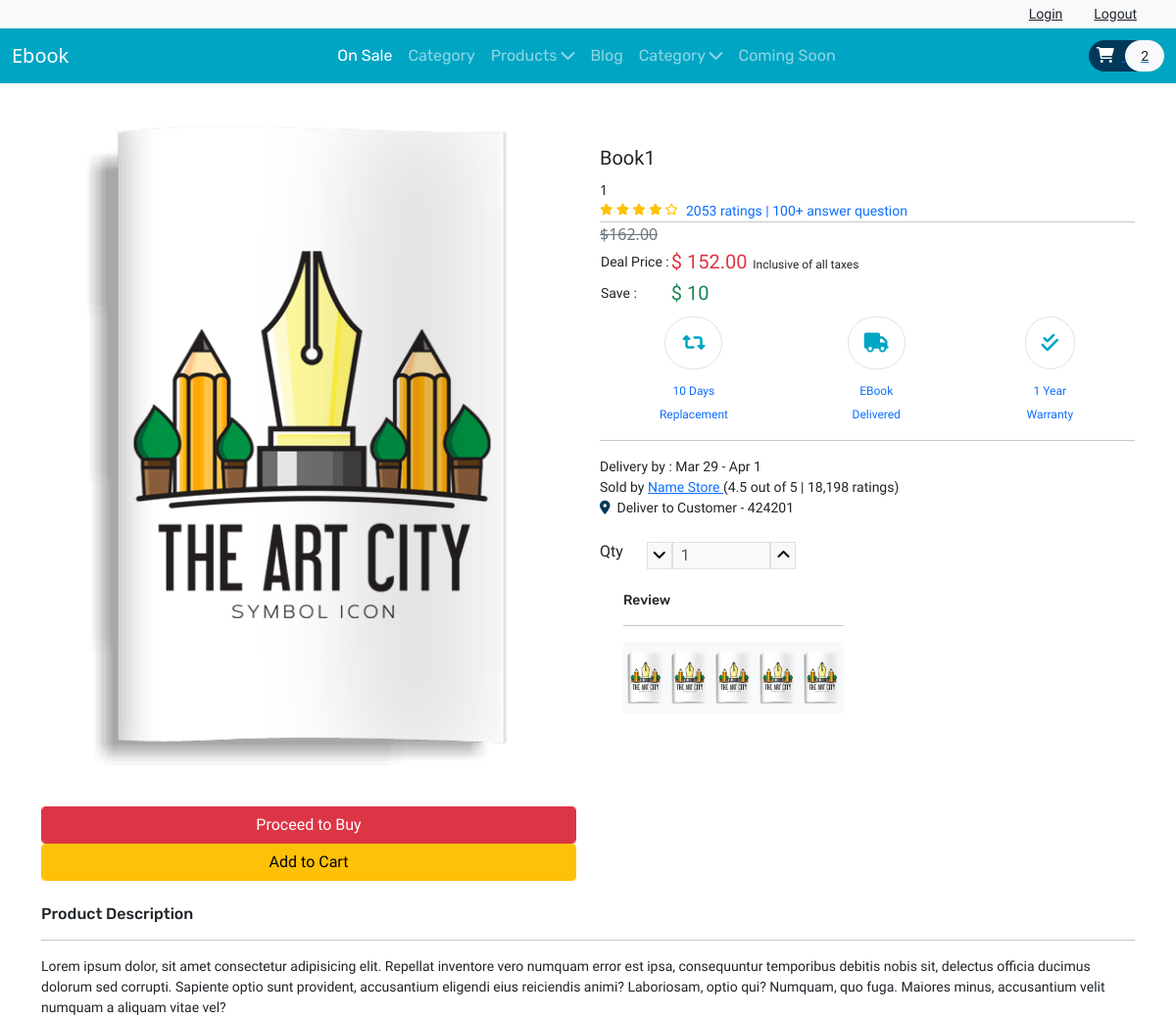
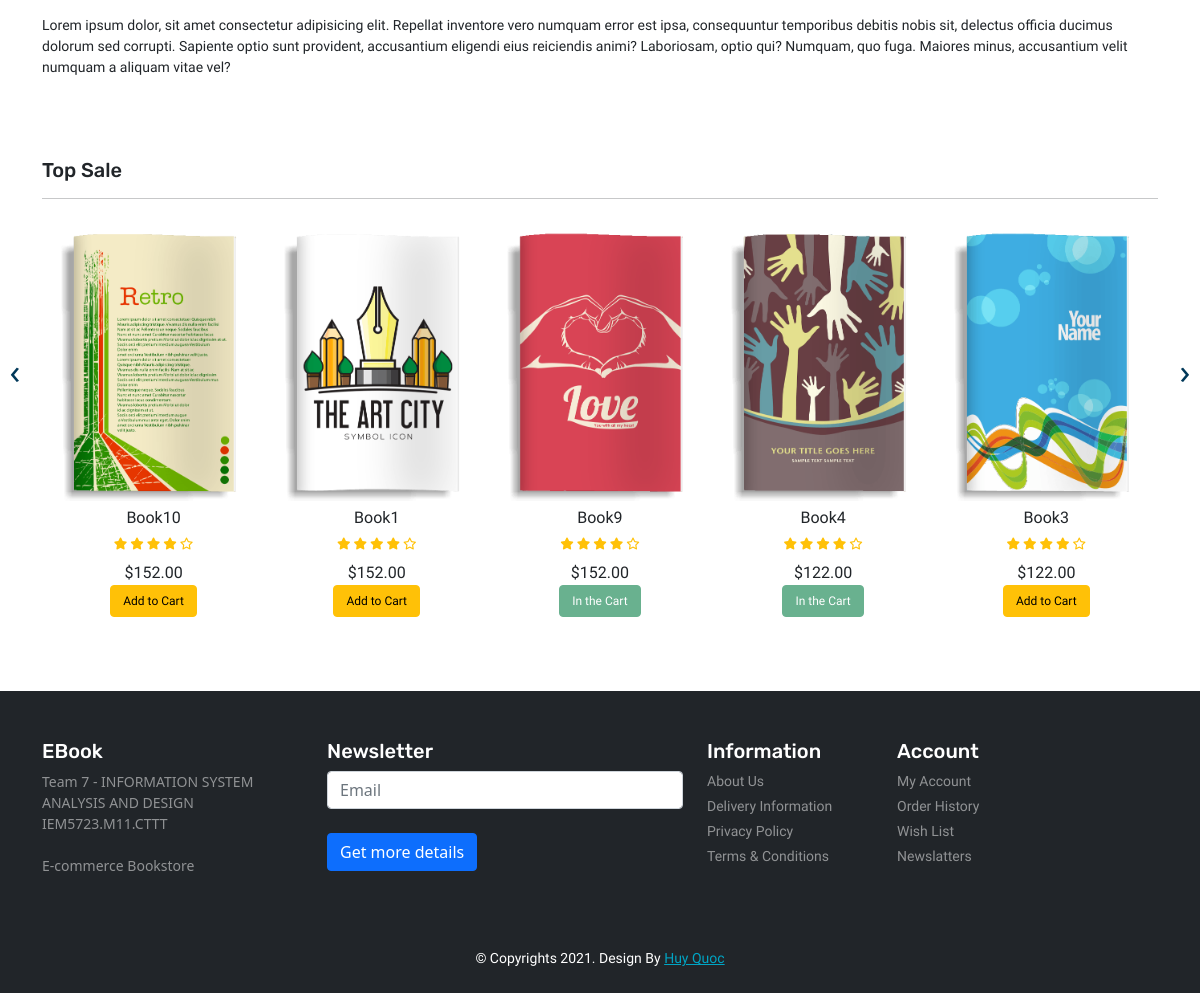
The page /product.php on the database its author committed (2 pictures, top to bottom).
### tables this page shows
CREATE TABLE IF NOT EXISTS `product` (
      `item_id` int(11) UNSIGNED  NOT NULL,
      `item_brand` varchar(200) NOT NULL,
      `item_name` varchar(255) NOT NULL,
    `item_description` text NOT NULL,
      `item_price` double(10,2) NOT NULL,
      `item_image` varchar(255) NOT NULL,
      `item_register` datetime DEFAULT NULL
);

### database/DBController.php (called while the page is built, shortened)
<?php
class DBController
{
    protected $host = 'localhost';
    protected $user = 'root';
    protected $password = '';
    protected $database = "ebook";
    public function __construct()
    {
        $this->con = mysqli_connect($this->host, $this->user, $this->password, $this->database);
    }
}

### func.php (called while the page is built)
<?php
require('database/DBController.php');
require('database/Product.php');
require('database/Cart.php');
$db = new DBController();
$product= new Product($db);
$product_shuffle = $product->getData();
$Cart= new Cart($db);

### database/Product.php (called while the page is built, shortened)
<?php
class Product
{
    public $db = null;
    public function __construct(DBController $db)
    {
    $this->db = $db;
    }
    public function getData($table='product'){
        $result = $this->db->con->query("SELECT * FROM {$table}");
        $resultArray= array();
        while ($item = mysqli_fetch_array($result, MYSQLI_ASSOC)){
            $resultArray[] = $item;
        }
        return $resultArray;
    }
}

### product.php (called while the page is built)
<?php
include ('header.php');
?>
<?php
include ('Template/product.php');
include ('Template/top_sale.php');
?>
<?php
include ('footer.php');
?>

### database/Cart.php (called while the page is built, shortened)
<?php
class Cart
{
    public function getCartId($cartArray = null, $key = "item_id"){
        if ($cartArray != null){
            $cart_id = array_map(function ($value) use($key){
                return $value[$key];
            }, $cartArray);
            return $cart_id;
        }
    }
}

### Template/top_sale.php (the view, shortened to what this page needs)
<?php
    shuffle($product_shuffle);
?>
<section id="top-sale">
    <div class="container py-5">
        <h4 class="font-rubik font-size-20">Top Sale</h4>
        <hr>
        <div class="owl-carousel owl-theme">
            <?php foreach ($product_shuffle as $item) {?>
            <div class="item py-2">
                <div class="product font-rale">
                    <a href="<?php printf('%s?item_id=%s', 'product.php',  $item['item_id']); ?>"><img src="<?php echo $item['item_image'] ?? "./assets/products/1.png"; ?>" alt="product1" class="img-fluid"></a>
                    <div class="text-center">
                        <h6><?php echo $item['item_name'] ?? "Unknown"?></h6>
                        <div class="rating text-warning font-size-12">
                            <span class="fas fa-star "></i></span>
                            <span class="fas fa-star "></i></span>
                            <span class="fas fa-star "></i></span>
                            <span class="fas fa-star "></i></span>
                            <span class="far fa-star "></i></span>
                        </div>
                        <div class="price py-2">
                            <span>$<?php echo $item['item_price'] ?? '0' ;?></span>
                            <form method="post">
                                <?php
                                if (in_array($item['item_id'], $Cart->getCartId($product->getData('cart')) ?? [])){
                                    echo '<button type="submit" disabled class="btn btn-success font-size-12">In the Cart</button>';
                                }else{
                                    echo '<button type="submit" name="top_sale_submit" class="btn btn-warning font-size-12">Add to Cart</button>';
                                }
                                ?>
                            </form>
                        </div>
                    </div>
                </div>
            </div>
            <?php } ?>
        </div>
</section>

### Template/product.php
<?php
    $item_id = $_GET['item_id'] ?? 1;
    foreach ($product->getData() as $item):
        if($item['item_id']==$item_id):
?>
<section id="product" class="py-3">
    <div class="container">
        <div class="row">
            <div class="col-sm-6">
                <img src="<?php echo $item['item_image'] ?? "./assets/1.png"?>" alt="product" class="img-fluid">
                <div class="form-row pt-4 font-size-16 font-baloo">
                    <div class="col">
                        <button type="submit" class="btn btn-danger form-control">Proceed to Buy</button>
                    </div>
                    <div class="col">
                        <?php
                        if (in_array($item['item_id'], $Cart->getCartId($product->getData('cart')) ?? [])){
                            echo '<button type="submit" disabled class="btn btn-success font-size-16 form-control">In the Cart</button>';
                        }else{
                            echo '<button type="submit" name="top_sale_submit" class="btn btn-warning font-size-16 form-control">Add to Cart</button>';
                        }
                        ?>
                    </div>
                </div>
            </div>
            <div class="col-sm-6 py-5">
                <h5 class="font-baloo font-size-20"><?php echo $item['item_name']?? "Unknown";?></h5>
                <Small><?php echo $item['item_brand']?? "Brand";?></Small>
                <div class="d-flex">
                    <div class="rating text-warning font-size-12">
                        <span class="fas fa-star "></i></span>
                        <span class="fas fa-star "></i></span>
                        <span class="fas fa-star "></i></span>
                        <span class="fas fa-star "></i></span>
                        <span class="far fa-star "></i></span>
                    </div>
                    <a href="#" class="px-2 font-rale font-size-14 text-decoration-none">2053 ratings | 100+ answer question</a>
                </div>
                <hr class="m-0">
                <table>
                    <tr class="font-rale font-size-14">
                        <strike class="text-muted">$162.00</strike>
                        <td>Deal Price : </td>
                        <td class="font-size-20 text-danger"> $ <span><?php echo $item['item_price']?? 0;?></span><small class="text-dark font-size-12">&nbsp;&nbsp;Inclusive of all taxes</small></td>
                    </tr>
                    <tr class="font-rale font-size-14">
                        <td>Save : </td>
                        <td class="font-size-20 text-success"> $ <span>10</span></td>
                    </tr>
                </table>
                <div id="policy">
                    <div class="d-flex justify-content-around">
                        <div class="return text-center mr-5">
                            <div class="font-size-20 my-2 color-second ">
                                <span class="fas fa-retweet border p-3 rounded-pill"></span>
                            </div>
                            <a href="#" class="font-rale font-size-12 text-decoration-none">10 Days <br> Replacement</a>
                        </div>
                        <div class="return text-center mr-5">
                            <div class="font-size-20 my-2 color-second">
                                <span class="fas fa-truck  border p-3 rounded-pill"></span>
                            </div>
                            <a href="#" class="font-rale font-size-12 text-decoration-none">EBook <br>Delivered</a>
                        </div>
                        <div class="return text-center mr-5">
                            <div class="font-size-20 my-2 color-second">
                                <span class="fas fa-check-double border p-3 rounded-pill"></span>
                            </div>
                            <a href="#" class="font-rale font-size-12 text-decoration-none">1 Year <br>Warranty</a>
                        </div>
                    </div>
                </div>
                <hr>
                <div id="order-details" class="font-rale d-flex flex-column text-dark">
                    <small>Delivery by : Mar 29  - Apr 1</small>
                    <small>Sold by <a href="#">Name Store </a>(4.5 out of 5 | 18,198 ratings)</small>
                    <small><i class="fas fa-map-marker-alt color-primary"></i>&nbsp;&nbsp;Deliver to Customer - 424201</small>
                </div>
                <br>
                <div class="col-6">
                    <div class="qty d-flex">
                        <h6 class="font-baloo">Qty</h6>
                        <div class="px-4 d-flex font-rale">
                            <button data-id="pro1" class="qty-down border bg-light"><i class="fas fa-angle-down"></i></button>
                            <input type="text" data-id="pro1" class="qty-input border px-2 w-50 bg-light" disabled value="1" placeholder="1">
                            <button class="qty-up border bg-light" data-id="pro1"><i class="fas fa-angle-up"></i></button>
                        </div>
                    </div>
                    <br>
                    <section id="top-sale">
                        <div class="container">
                            <h4 class="font-rubik font-size-14">Review</h4>
                            <hr>
                            <div class="owl-carousel owl-theme">
                                <div class="item py-2 bg-light">
                                    <div class="product font-rale">
                                        <a href="#"><img src="./assets/book-1.png" alt="product1" class='img-fluid'></a>
                                    </div>
                                </div>
                    </section>
                </div>
            </div>
            <div class="col-12">
                <br>
                <h6 class="font-rubik">Product Description</h6>
                <hr>
                <p class="font-rale font-size-14">Lorem ipsum dolor, sit amet consectetur adipisicing elit. Repellat inventore vero numquam error est ipsa, consequuntur temporibus debitis nobis sit, delectus officia ducimus dolorum sed corrupti. Sapiente optio sunt provident, accusantium eligendi eius reiciendis animi? Laboriosam, optio qui? Numquam, quo fuga. Maiores minus, accusantium velit numquam a aliquam vitae vel?</p>
                <p class="font-rale font-size-14">Lorem ipsum dolor, sit amet consectetur adipisicing elit. Repellat inventore vero numquam error est ipsa, consequuntur temporibus debitis nobis sit, delectus officia ducimus dolorum sed corrupti. Sapiente optio sunt provident, accusantium eligendi eius reiciendis animi? Laboriosam, optio qui? Numquam, quo fuga. Maiores minus, accusantium velit numquam a aliquam vitae vel?</p>
            </div>
        </div>
</section>
<?php
        endif;
        endforeach;
        ?>

### rows shown on the page
product: item_image (picture), shows "Add to Cart", item_name "Book1", item_brand "1", item_price "152.00"
product: item_image (picture), item_name "Book10", item_price "152.00", shows "Add to Cart"
product: item_image (picture), item_name "Book9", item_price "152.00", shows "In the Cart"
product: item_image (picture), item_name "Book4", item_price "122.00", shows "In the Cart"
product: item_image (picture), item_name "Book3", item_price "122.00", shows "Add to Cart"

### other values the page prints
count($product->getData('cart')) "2"
